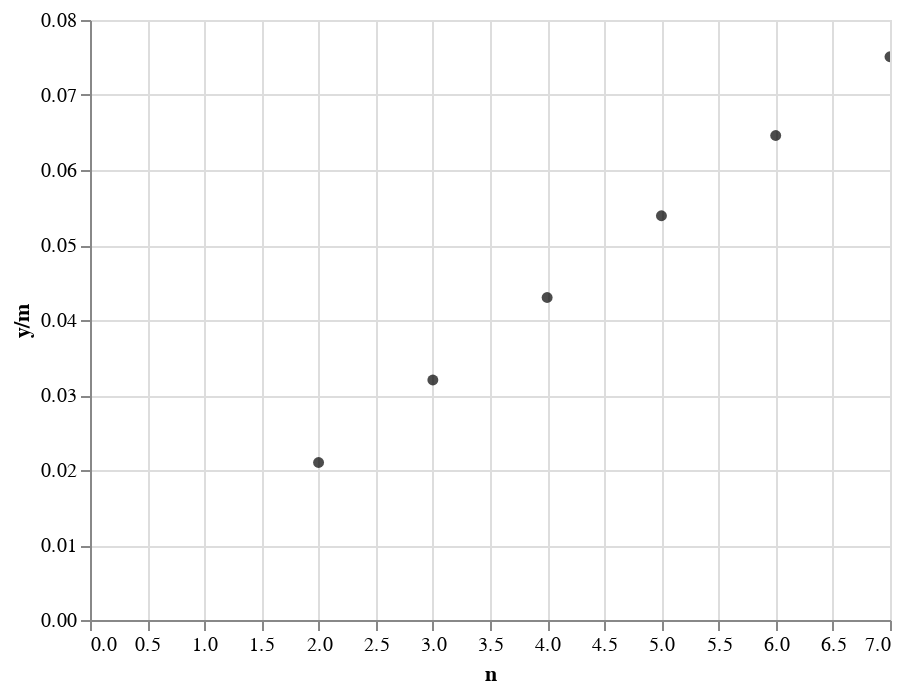

The notebook cell this image was saved under:
### Code cell
pG(n,y,"n","y/m")#pG=pointGraph,散点图

### Figure 1 — Vega-Lite specification as saved in the notebook (floating-point values rounded to 4 significant figures)
{"config": {"view": {"continuousWidth": 400, "continuousHeight": 300}}, "data": {"name": "data-d26d33077fc303fe24c3669c52b4c673"}, "mark": {"type": "circle", "color": "#000000"}, "encoding": {"tooltip": [{"type": "quantitative", "field": "n"}, {"type": "quantitative", "field": "y/m"}], "x": {"type": "quantitative", "field": "n"}, "y": {"type": "quantitative", "field": "y/m"}}, "selection": {"selector001": {"type": "interval", "bind": "scales", "encodings": ["x", "y"]}}, "$schema": "https://vega.github.io/schema/vega-lite/v4.0.2.json", "datasets": {"data-d26d33077fc303fe24c3669c52b4c673": [{"n": 2, "y/m": 0.021}, {"n": 3, "y/m": 0.032}, {"n": 4, "y/m": 0.043}, {"n": 5, "y/m": 0.0539}, {"n": 6, "y/m": 0.0646}, {"n": 7, "y/m": 0.0751}]}}
